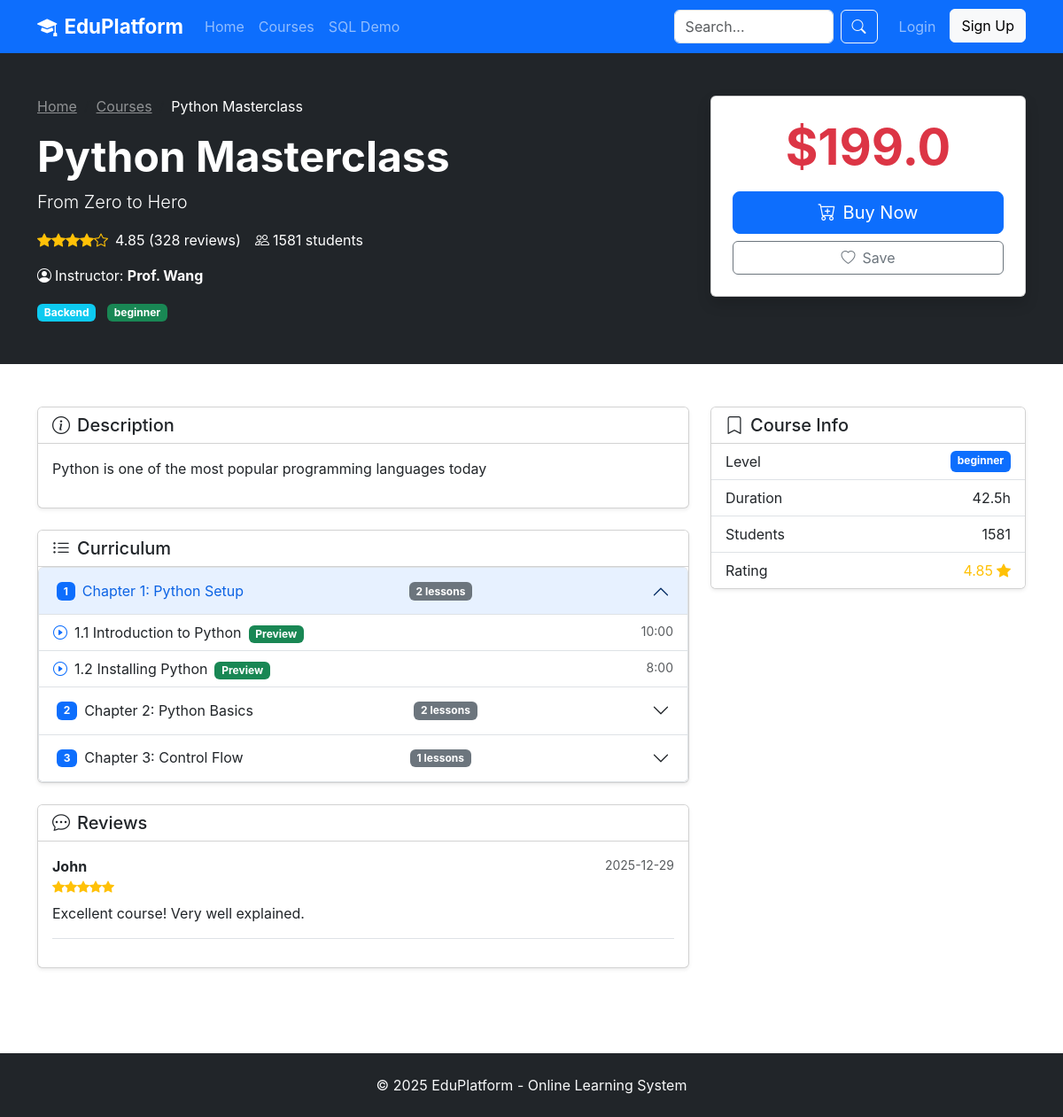
The page /course/1 on the database its author committed.
### tables this page shows
CREATE TABLE course (course_id INTEGER PRIMARY KEY AUTOINCREMENT, title TEXT NOT NULL, subtitle TEXT, description TEXT, instructor_id INTEGER NOT NULL, category_id INTEGER, cover_image TEXT, price REAL DEFAULT 0.00, original_price REAL, level TEXT DEFAULT 'beginner', duration_hours REAL DEFAULT 0, status TEXT DEFAULT 'draft', is_featured INTEGER DEFAULT 0, enrollment_count INTEGER DEFAULT 0, rating_avg REAL DEFAULT 0.00, rating_count INTEGER DEFAULT 0, created_at TIMESTAMP DEFAULT CURRENT_TIMESTAMP, published_at DATETIME);

CREATE TABLE user (user_id INTEGER PRIMARY KEY AUTOINCREMENT, username TEXT NOT NULL UNIQUE, email TEXT NOT NULL UNIQUE, password_hash TEXT NOT NULL, phone TEXT, status TEXT DEFAULT 'active', created_at TIMESTAMP DEFAULT CURRENT_TIMESTAMP, last_login DATETIME);

CREATE TABLE category (category_id INTEGER PRIMARY KEY AUTOINCREMENT, category_name TEXT NOT NULL, parent_id INTEGER, description TEXT, sort_order INTEGER DEFAULT 0);

CREATE TABLE chapter (chapter_id INTEGER PRIMARY KEY AUTOINCREMENT, course_id INTEGER NOT NULL, title TEXT NOT NULL, description TEXT, sort_order INTEGER DEFAULT 0, is_free INTEGER DEFAULT 0);

CREATE TABLE lesson (lesson_id INTEGER PRIMARY KEY AUTOINCREMENT, chapter_id INTEGER NOT NULL, title TEXT NOT NULL, content_type TEXT DEFAULT 'video', video_url TEXT, video_duration INTEGER DEFAULT 0, sort_order INTEGER DEFAULT 0, is_free INTEGER DEFAULT 0);

CREATE TABLE review (review_id INTEGER PRIMARY KEY AUTOINCREMENT, user_id INTEGER NOT NULL, course_id INTEGER NOT NULL, rating INTEGER NOT NULL, content TEXT, helpful_count INTEGER DEFAULT 0, status TEXT DEFAULT 'approved', created_at TIMESTAMP DEFAULT CURRENT_TIMESTAMP, UNIQUE (user_id, course_id));

### app.py (the view)
@app.route('/course/<int:course_id>')
def course_detail(course_id):
    conn = get_db()
    c = conn.cursor()
    c.execute('''SELECT c.*, u.username as instructor_name, up.bio as instructor_bio, cat.category_name FROM course c
        LEFT JOIN user u ON c.instructor_id = u.user_id LEFT JOIN user_profile up ON u.user_id = up.user_id
        LEFT JOIN category cat ON c.category_id = cat.category_id WHERE c.course_id = ?''', (course_id,))
    course = c.fetchone()
    if not course:
        flash('Course not found', 'error')
        return redirect(url_for('courses'))
    c.execute('SELECT * FROM chapter WHERE course_id = ? ORDER BY sort_order', (course_id,))
    chapters = c.fetchall()
    chapters_with_lessons = []
    for chapter in chapters:
        c.execute('SELECT * FROM lesson WHERE chapter_id = ? ORDER BY sort_order', (chapter['chapter_id'],))
        chapters_with_lessons.append({'chapter': chapter, 'lessons': c.fetchall()})
    c.execute('SELECT r.*, u.username FROM review r LEFT JOIN user u ON r.user_id = u.user_id WHERE r.course_id = ? AND r.status = "approved" ORDER BY r.created_at DESC LIMIT 10', (course_id,))
    reviews = c.fetchall()
    is_enrolled = is_favorited = False
    if 'user_id' in session:
        c.execute('SELECT * FROM enrollment WHERE user_id = ? AND course_id = ?', (session['user_id'], course_id))
        is_enrolled = c.fetchone() is not None
        c.execute('SELECT * FROM favorite WHERE user_id = ? AND course_id = ?', (session['user_id'], course_id))
        is_favorited = c.fetchone() is not None
    conn.close()
    return render_template('course_detail.html', course=course, chapters=chapters_with_lessons, reviews=reviews, is_enrolled=is_enrolled, is_favorited=is_favorited)

### app.py (called while the page is built)
def get_db():
    conn = sqlite3.connect(DATABASE)
    conn.row_factory = sqlite3.Row
    return conn

### templates/course_detail.html (shortened to what this page needs)
{% extends "base.html" %}
{% block content %}
<section class="bg-dark text-white py-5">
    <div class="container">
        <div class="row">
            <div class="col-lg-8">
                <nav aria-label="breadcrumb"><ol class="breadcrumb"><li class="breadcrumb-item"><a href="{{ url_for('index') }}" class="text-white-50">Home</a></li><li class="breadcrumb-item"><a href="{{ url_for('courses') }}" class="text-white-50">Courses</a></li><li class="breadcrumb-item active text-white">{{ course['title'] }}</li></ol></nav>
                <h1 class="display-5 fw-bold">{{ course['title'] }}</h1>
                <p class="lead">{{ course['subtitle'] }}</p>
                <div class="d-flex align-items-center mb-3">
                    <div class="text-warning me-2">{% for i in range(5) %}<i class="bi bi-star{% if i < course['rating_avg']|int %}-fill{% endif %}"></i>{% endfor %}</div>
                    <span class="me-3">{{ course['rating_avg'] }} ({{ course['rating_count'] }} reviews)</span>
                    <span><i class="bi bi-people me-1"></i>{{ course['enrollment_count'] }} students</span>
                </div>
                <p><i class="bi bi-person-circle me-1"></i>Instructor: <strong>{{ course['instructor_name'] }}</strong></p>
                <span class="badge bg-info me-2">{{ course['category_name'] }}</span>
                <span class="badge bg-{{ 'success' if course['level'] == 'beginner' else 'warning' if course['level'] == 'intermediate' else 'danger' }}">{{ course['level'] }}</span>
            </div>
            <div class="col-lg-4">
                <div class="card shadow">
                    <div class="card-body text-center text-dark p-4">
                        <div class="mb-3">{% if course['price'] == 0 %}<span class="display-4 fw-bold text-success">Free</span>{% else %}<span class="display-4 fw-bold text-danger">${{ course['price'] }}</span>{% endif %}</div>
                        {% if is_enrolled %}
                        <a href="{{ url_for('learn', course_id=course['course_id']) }}" class="btn btn-success btn-lg w-100 mb-2"><i class="bi bi-play-circle me-2"></i>Continue Learning</a>
                        {% else %}
                        <form action="{{ url_for('enroll_course', course_id=course['course_id']) }}" method="POST"><button type="submit" class="btn btn-primary btn-lg w-100 mb-2"><i class="bi bi-cart-plus me-2"></i>{{ 'Enroll Free' if course['price'] == 0 else 'Buy Now' }}</button></form>
                        {% endif %}
                        <form action="{{ url_for('toggle_favorite', course_id=course['course_id']) }}" method="POST"><button type="submit" class="btn btn-outline-{{ 'danger' if is_favorited else 'secondary' }} w-100"><i class="bi bi-heart{% if is_favorited %}-fill{% endif %} me-2"></i>{{ 'Saved' if is_favorited else 'Save' }}</button></form>
                    </div>
                </div>
            </div>
        </div>
    </div>
</section>
<section class="py-5">
    <div class="container">
        <div class="row">
            <div class="col-lg-8">
                <div class="card shadow-sm mb-4">
                    <div class="card-header bg-white"><h5 class="mb-0"><i class="bi bi-info-circle me-2"></i>Description</h5></div>
                    <div class="card-body"><p>{{ course['description'] }}</p></div>
                </div>
                <div class="card shadow-sm mb-4">
                    <div class="card-header bg-white"><h5 class="mb-0"><i class="bi bi-list-ul me-2"></i>Curriculum</h5></div>
                    <div class="card-body p-0">
                        <div class="accordion" id="curriculum">
                            {% for item in chapters %}
                            <div class="accordion-item">
                                <h2 class="accordion-header"><button class="accordion-button {% if not loop.first %}collapsed{% endif %}" type="button" data-bs-toggle="collapse" data-bs-target="#ch{{ loop.index }}"><span class="badge bg-primary me-2">{{ loop.index }}</span>{{ item.chapter['title'] }}<span class="badge bg-secondary ms-auto me-3">{{ item.lessons|length }} lessons</span></button></h2>
                                <div id="ch{{ loop.index }}" class="accordion-collapse collapse {% if loop.first %}show{% endif %}">
                                    <ul class="list-group list-group-flush">
                                        {% for lesson in item.lessons %}
                                        <li class="list-group-item d-flex justify-content-between"><span><i class="bi bi-play-circle text-primary me-2"></i>{{ lesson['title'] }}{% if lesson['is_free'] %}<span class="badge bg-success ms-2">Preview</span>{% endif %}</span><small class="text-muted">{{ (lesson['video_duration'] // 60)|int }}:{{ '%02d' % (lesson['video_duration'] % 60) }}</small></li>
                                        {% endfor %}
                                    </ul>
                                </div>
                            </div>
                            {% endfor %}
                        </div>
                    </div>
                </div>
                <div class="card shadow-sm">
                    <div class="card-header bg-white"><h5 class="mb-0"><i class="bi bi-chat-dots me-2"></i>Reviews</h5></div>
                    <div class="card-body">
                        {% if reviews %}{% for review in reviews %}
                        <div class="border-bottom pb-3 mb-3">
                            <div class="d-flex justify-content-between mb-2"><div><strong>{{ review['username'] }}</strong><div class="text-warning small">{% for i in range(review['rating']) %}<i class="bi bi-star-fill"></i>{% endfor %}</div></div><small class="text-muted">{{ review['created_at'][:10] }}</small></div>
                            <p class="mb-0">{{ review['content'] }}</p>
                        </div>
                        {% endfor %}{% else %}<p class="text-center text-muted py-3">No reviews yet</p>{% endif %}
                    </div>
                </div>
            </div>
            <div class="col-lg-4">
                <div class="card shadow-sm">
                    <div class="card-header bg-white"><h5 class="mb-0"><i class="bi bi-bookmark me-2"></i>Course Info</h5></div>
                    <ul class="list-group list-group-flush">
                        <li class="list-group-item d-flex justify-content-between"><span>Level</span><span class="badge bg-primary">{{ course['level'] }}</span></li>
                        <li class="list-group-item d-flex justify-content-between"><span>Duration</span><span>{{ course['duration_hours'] }}h</span></li>
                        <li class="list-group-item d-flex justify-content-between"><span>Students</span><span>{{ course['enrollment_count'] }}</span></li>
                        <li class="list-group-item d-flex justify-content-between"><span>Rating</span><span class="text-warning">{{ course['rating_avg'] }}<i class="bi bi-star-fill ms-1"></i></span></li>
                    </ul>
                </div>
            </div>
        </div>
    </div>
</section>
{% endblock %}

### static/css/style.css (style rules this page uses)
body { font-family: -apple-system, BlinkMacSystemFont, "Segoe UI", Roboto, "Helvetica Neue", Arial, sans-serif; }
.accordion-button:not(.collapsed) { background-color: #e7f1ff; color: #0c63e4; }

### rows shown on the page
course: title "Python Masterclass", subtitle "From Zero to Hero", rating_avg "4.85", rating_count "328", enrollment_count "1581", level "beginner", price "199.0", price "Buy Now", description "Python is one of the most popular programming languages today", duration_hours "42.5"
user: instructor_name "Prof. Wang"
category: category_name "Backend"
chapter: chapter "Chapter 1: Python Setup"
lesson: title "1.1 Introduction to Python", is_free "Preview", video_duration "10", lesson['video_duration']%60 "00"
lesson: title "1.2 Installing Python", is_free "Preview", video_duration "8", lesson['video_duration']%60 "00"
chapter: chapter "Chapter 2: Python Basics"
chapter: chapter "Chapter 3: Control Flow"
review: username "John", rating 5 (drawn), created_at "2025-12-29", content "Excellent course! Very well explained."

### other values the page prints
{{ 'Saved' if is_favorited else 'Save' }} "Save"
{{ item.lessons|length }} "2" "2" "1"
